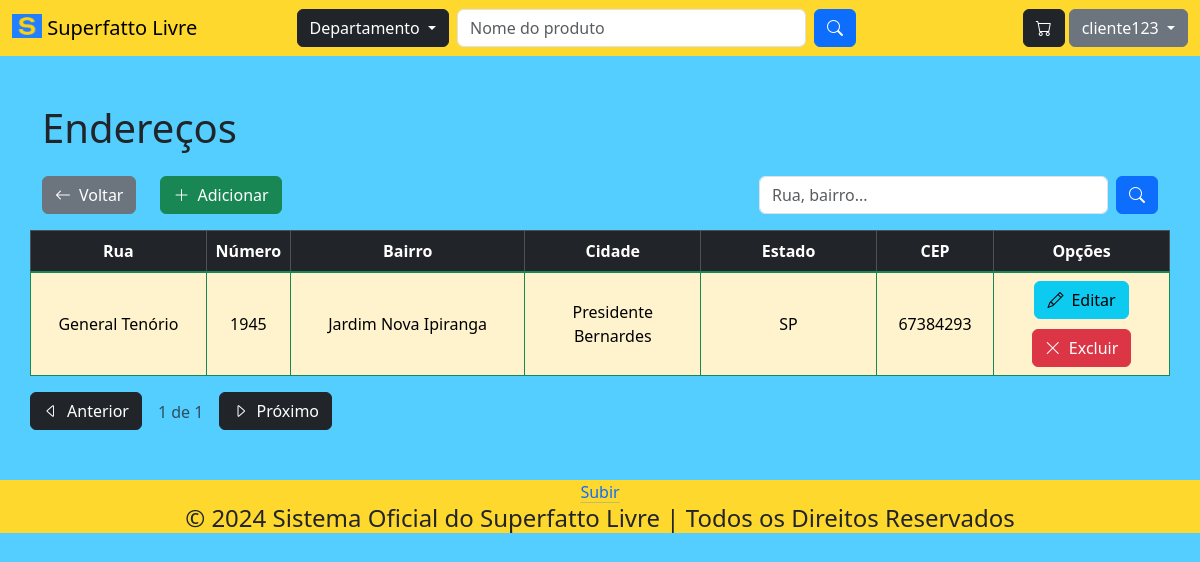
/endereco (signed in), run on an earlier commit of the app's database.
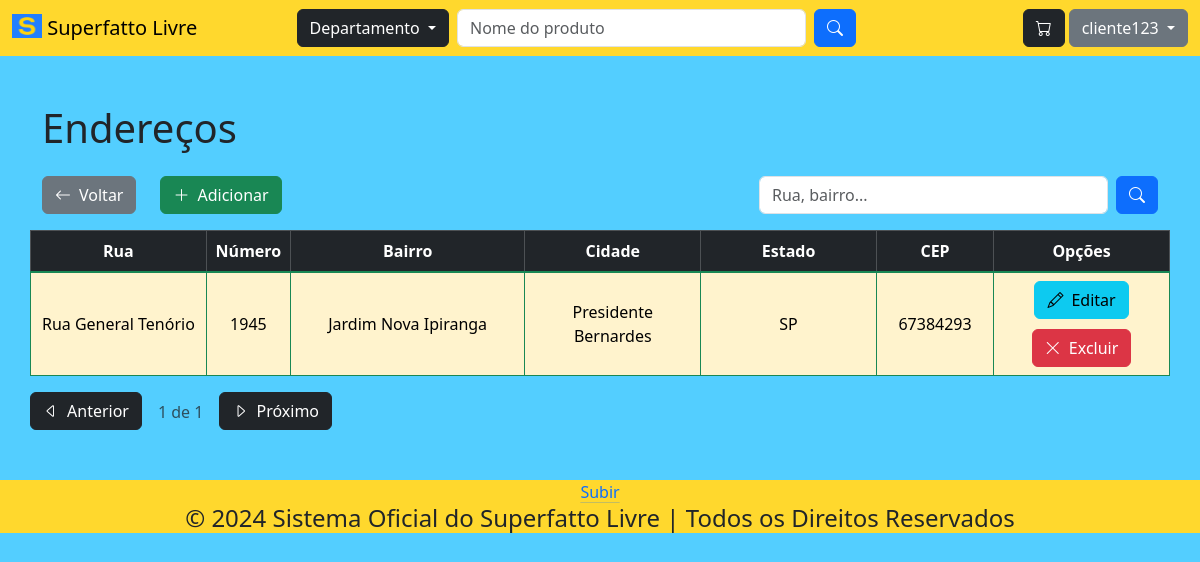
And on a later commit of the database.
### tables this page shows
CREATE TABLE IF NOT EXISTS `endereco` (
  `codigo` INT NOT NULL AUTO_INCREMENT,
  `rua` VARCHAR(45) NULL,
  `numero` INT NULL,
  `bairro` VARCHAR(45) NULL,
  `cidade` VARCHAR(45) NULL,
  `estado` VARCHAR(45) NULL,
  `cep` VARCHAR(45) NULL,
  `cod_cliente` INT NOT NULL,
  PRIMARY KEY (`codigo`),
  INDEX `fk_endereco_cliente1_idx` (`cod_cliente` ASC),
  CONSTRAINT `fk_endereco_cliente1`
    FOREIGN KEY (`cod_cliente`)
    REFERENCES `cliente` (`codigo`)
    ON DELETE CASCADE
    ON UPDATE CASCADE);

### App/Controller/BaseController.php (called while the page is built, shortened)
<?php
abstract class BaseController
{
    protected array $dados;
    public function __construct()
    {
        $this->dados = [];
    }
    public function renderizar(string $view)
    {
        $dados = $this->getDados();
        require_once PATH . '/App/View/layout/header.php';
        require_once PATH . '/App/View/' . $view . '.php';
        require_once PATH . '/App/View/layout/footer.php';
    }
    public function getDados()
    {
        return $this->dados;
    }
    public function setDados($nomeChave, $valorDado)
    {
        if ($nomeChave != "" && $valorDado != "") {
            $this->dados[$nomeChave] = $valorDado;
        }
    }
}

### index.php (called while the page is built, shortened)
<?php
try
{
    $app = new App();
    $app->identificarController();
    $app->executarController();
} catch (Exception $excecao) {
    throw new Exception("Erro na execução do sistema", $excecao->getCode());
}

### App/Model/Entidades/Endereco.php (called while the page is built, shortened)
<?php
class Endereco
{
    private int $codigo;
    private string $rua;
    private int $numero;
    private string $bairro;
    private string $cidade;
    private string $estado;
    private string $cep;
    private Cliente $cliente;
    public function __construct(int $codigo = 0, string $rua = "", int $numero = 0, string $bairro = "",
    string $cidade = "", string $estado = "", string $cep = "", int $cod_cliente = 0)
    {
        $this->codigo = $codigo;
        $this->rua = $rua;
        $this->numero = $numero;
        $this->bairro = $bairro;
        $this->cidade = $cidade;
        $this->estado = $estado;
        $this->cep = $cep;
        $this->cliente = new Cliente($cod_cliente);
    }
    public function listarPaginacao($indice, $limitePorPagina, $busca = "")
    {
        $enderecoDAO = new EnderecoDAO();
        $resultado = $enderecoDAO->listarPaginacao($indice, $limitePorPagina, $busca, $this->getCliente()->getCodigo());
        return $resultado;
    }
    public function getCodigo() : int
    {
        return $this->codigo;
    }
    public function getRua() : string
    {
        return $this->rua;
    }
    public function getNumero() : int
    {
        return $this->numero;
    }
    public function getBairro() : string
    {
        return $this->bairro;
    }
    public function getCidade() : string
    {
        return $this->cidade;
    }
    public function getEstado() : string
    {
        return $this->estado;
    }
    public function getCep() : string
    {
        return $this->cep;
    }
    public function getCliente() : Cliente
    {
        return $this->cliente;
    }
}

### App/Model/DAO/BaseDAO.php (called while the page is built, shortened)
<?php
abstract class BaseDAO
{
    private $conexao;
    public function __construct()
    {
        $this->conexao = Conexao::getConexao();
    }
    public function select($sql)
    {
        return $this->conexao->query($sql);
    }
}

### App/Lib/Conexao.php (called while the page is built, shortened)
<?php
class Conexao
{
    public static function getConexao()
    {
        $dsn = DB_DRIVER . ':host=' . DB_HOST . ';dbname=' . DB_NAME . ";";
        $conexao = new PDO($dsn , DB_USER, DB_PASSWORD);
        $conexao->setAttribute(PDO::ATTR_ERRMODE, PDO::ERRMODE_EXCEPTION);
        return $conexao;
    }
}

### App/Model/DAO/EnderecoDAO.php (called while the page is built, shortened)
<?php
class EnderecoDAO extends BaseDAO
{
    public function listarPaginacao($indice, $limitePorPagina, $busca = "", $cod_cliente)
    {
        try {
            $pdoStatement = $this->select("SELECT * FROM endereco
                WHERE cod_cliente = $cod_cliente
            AND (rua LIKE '%$busca%' OR numero LIKE '%$busca%'
            OR bairro LIKE '%$busca%' OR cidade LIKE '%$busca%'
            OR estado LIKE '%$busca%' OR cep LIKE '%$busca%') LIMIT $indice, $limitePorPagina");
            $arrayEnderecos = $pdoStatement->fetchAll(PDO::FETCH_ASSOC);
            $enderecos = [];
            foreach($arrayEnderecos as $enderecoEncontrado)
            {
                $endereco = new Endereco(
                    $enderecoEncontrado['codigo'],
                    $enderecoEncontrado['rua'],
                    $enderecoEncontrado['numero'],
                    $enderecoEncontrado['bairro'],
                    $enderecoEncontrado['cidade'],
                    $enderecoEncontrado['estado'],
                    $enderecoEncontrado['cep']
                );
                $enderecos[] = $endereco;
            }
            return $enderecos;
        }
        catch (Exception $excecao) {
            $erro = new Exception("Erro " . $excecao->getCode() . ". Erro no acesso aos dados");
            return $erro;
        }
    }
}

### App/View/endereco/index.php (the view, shortened to what the rows shown need)
<div class="container-sm my-5">
  <div class="row mb-3">
    <div class="col-auto">
      <h1>Endereços</h1>
    </div>
  </div>
  <?php if (isset($dados['enderecos']) && !empty($dados['enderecos'])) { ?>
    <div class="row">
      <div class="col table-responsive-md px-0">
        <table class="table table-bordered align-middle">
          <thead class="table-dark text-center">
            <tr>
              <th scope="col" style="width:15%;">Rua</th>
              <th scope="col" style="width:5%;">Número</th>
              <th scope="col" style="width:20%;">Bairro</th>
              <th scope="col" style="width:15%;">Cidade</th>
              <th scope="col" style="width:15%;">Estado</th>
              <th scope="col" style="width:10%;">CEP</th>
              <th scope="col" style="width:15%;">Opções</th>
            </tr>
          </thead>
          <tbody class="table-group-divider table-warning border-success text-center">
            <?php foreach ($dados['enderecos'] as $endereco) { ?>
              <tr>
                <td><?= $endereco->getRua() ?></td>
                <td><?= $endereco->getNumero() ?></td>
                <td><?= $endereco->getBairro() ?></td>
                <td><?= $endereco->getCidade() ?></td>
                <td><?= $endereco->getEstado() ?></td>
                <td><?= $endereco->getCep() ?></td>
                <td>
                  <a href="http://<?=APP_HOST?>/endereco/encaminharEdicao/<?= $endereco->getCodigo() ?>"
                  class="btn btn-info editar">
                    <i class="bi bi-pencil">&ensp;</i>Editar
                  </a>
                  <a href="http://<?=APP_HOST?>/endereco/encaminharExclusao/<?= $endereco->getCodigo() ?>"
                  class="btn btn-danger excluir">
                    <i class="bi bi-x-lg">&ensp;</i>Excluir
                  </a>
                </td>
              </tr>
            <?php } ?>
          </tbody>
        </table>
      </div>
    </div>
  <?php } else if (isset($dados['enderecos']) && empty($dados['enderecos'])) { ?>
    <div class="row">
      <div class="col alert alert-dark">
        <h2>Não há cadastros.</h2>
      </div>
    </div>
  <?php } ?>
</div>

What changed in the data, as far as the page shows it:
changed endereco "Jardim Nova Ipiranga": rua "General Tenório" → "Rua General Tenório"
